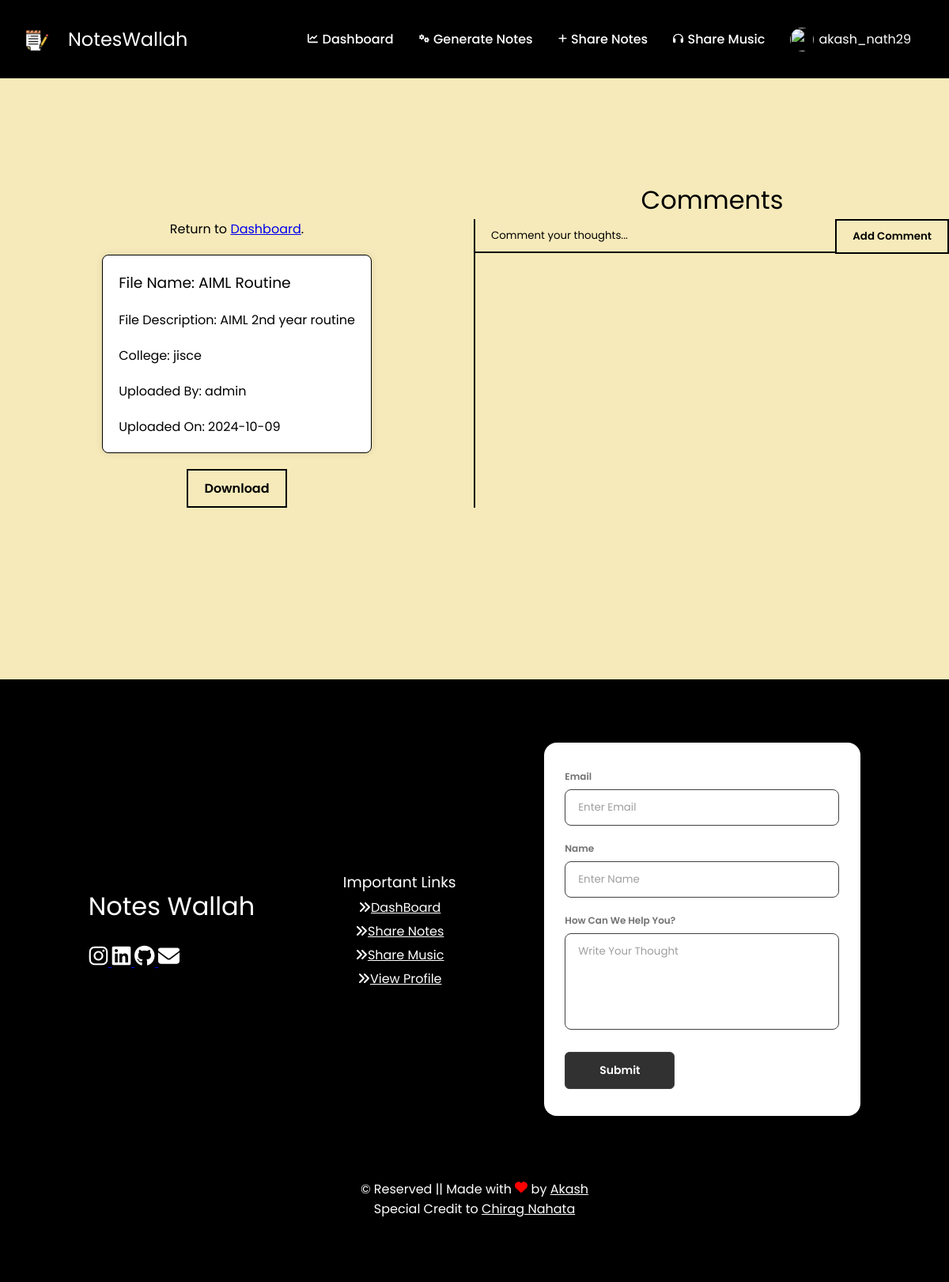
/view_post/1 (signed in), run on an earlier commit of the app's database.
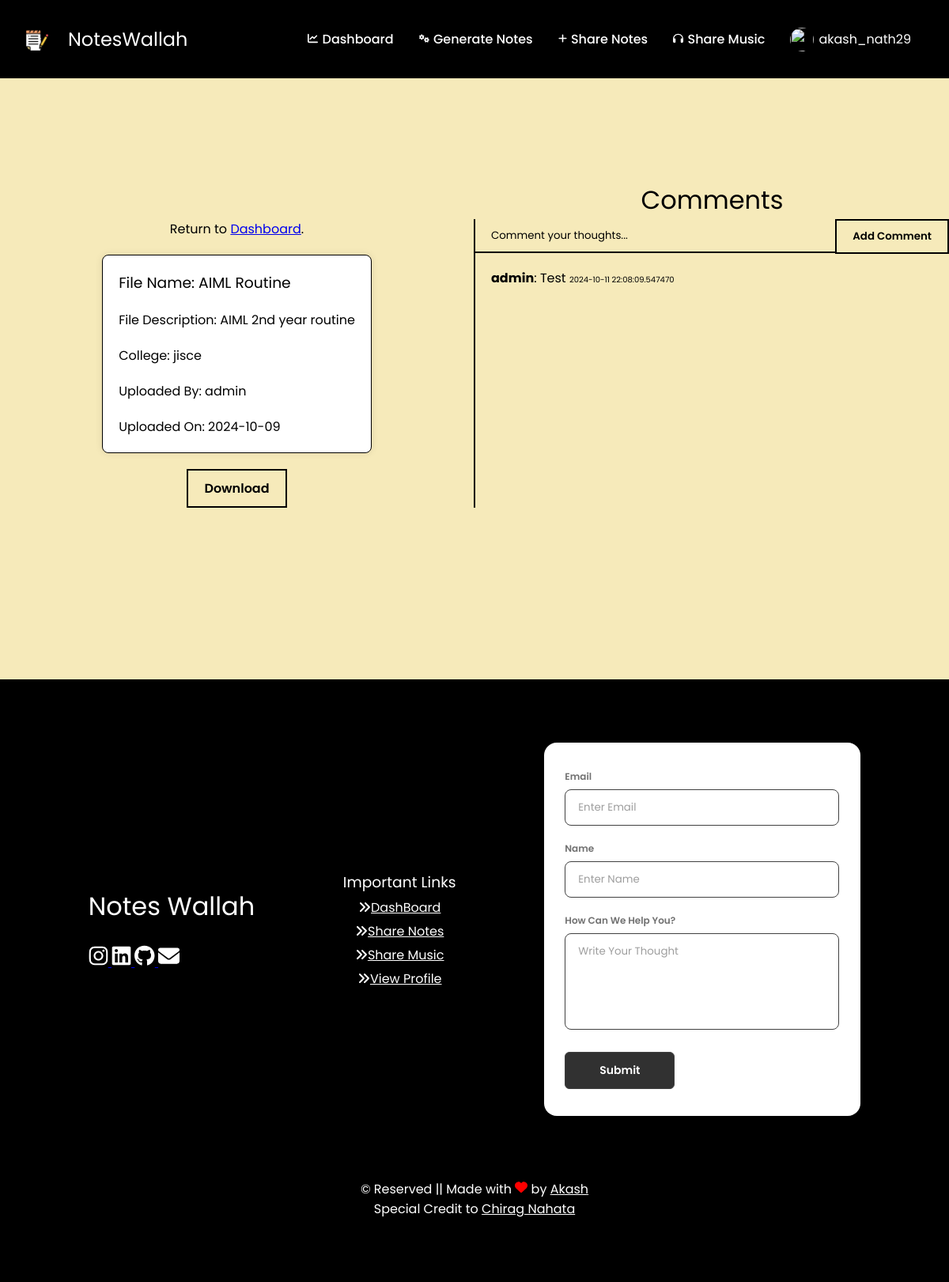
And on a later commit of the database.
### models.py (models this page shows)
class User(db.Model):
    id = db.Column(db.Integer, primary_key=True)
    uid = db.Column(db.Text, nullable=False, unique=True)
    username = db.Column(db.String(30), nullable=False, unique=True)
    email = db.Column(db.Text, nullable=False)
    password = db.Column(db.Text, nullable=False)
    posts = db.relationship('Post', backref='author', lazy=True)
    musics = db.relationship('Music', backref='author', lazy=True)
    comments = db.relationship('Comment', backref='author', lazy=True)
    role = db.Column(db.String(10), default='user')
    profile_picture = db.Column(db.String(255), default='static/img/default.png')

class Post(db.Model):
    id = db.Column(db.Integer, primary_key=True)
    file_name = db.Column(db.String(100), nullable=False)
    file_description = db.Column(db.Text, nullable=True)
    file_path = db.Column(db.String(255), nullable=False)
    college = db.Column(db.String(255), nullable=True)
    posted_at = db.Column(db.DateTime)
    user_id = db.Column(db.Integer, db.ForeignKey('user.id'), nullable=False)

class Comment(db.Model):
    id = db.Column(db.Integer, primary_key=True)
    comment = db.Column(db.Text, nullable=False)
    commented_at = db.Column(db.DateTime)
    user_id = db.Column(db.Integer, db.ForeignKey('user.id'), nullable=False)
    post_id = db.Column(db.Integer, db.ForeignKey('post.id'), nullable=False)

### urls.py (the view)
@app.route('/view_post/<int:post_id>')
def view_post(post_id):
    if 'user_uid' not in session:
        flash('You need to log in first.', 'danger')
        return redirect(url_for('login'))
    post = Post.query.get(post_id)
    file_path = post.file_path.replace("static/", "")
    current_user = User.query.filter_by(uid=session['user_uid']).first()
    comments = Comment.query.filter_by(post_id=post_id).order_by(desc(Comment.id)).all()
    if post:
        return render_template('view_post.html', post=post, file_path=file_path, curr_user=current_user, comments=comments)
    else:
        abort(404)

### templates/view_post.html (shortened to what this page needs)
{% extends 'base.html' %}
{% block body %}
<div class="body" style="display: flex; align-items: center; justify-content: space-evenly; width: 100%;">
    <div class="main" style="border-right: 2px solid black;">
        <b>
            <p>Return to <a href="{{ url_for('dashboard') }}">Dashboard</a>.</p>
        </b>
        <div class="share-notes-generate">
            <h3>File Name: {{ post.file_name }}</h3>
            <p>File Description: {{ post.file_description }}</p>
            <p>College: {{ post.college }}</p>
            <p>Uploaded By: {{ post.author.username }}</p>
            <p>Uploaded On: {{ post.posted_at.strftime('%Y-%m-%d') }}</p>
        </div>
        <a id="downloadBtn" href="{{ url_for('download_file', post_id=post.id) }}" download>Download</a>
    </div>
    <div class="main">
        <div class="comment-box">
            <h1>Comments</h1>
            <form action="{{ url_for('add_comment', post_id=post.id) }}" method="post">
                <input type="text" name="comment" id="comment" placeholder="Comment your thoughts..." autocomplete="off">
                <input type="submit" value="Add Comment"/>
            </form>
            <ul class="comment-list">
                {% for comment in comments %}
                <li><span style="font-weight: 700;">{{ comment.author.username }}</span>: {{ comment.comment }}    <i style="font-size: 10px;">{{ comment.commented_at }}</i></li>
                {% endfor %}
            </ul>
        </div>
    </div>
</div>
{% endblock %}

### templates/base.html (shortened to what this page needs)
<!DOCTYPE html>
<html lang="en">
<head>
    <link rel="stylesheet" href="{{url_for('static', filename='style.css')}}">
</head>
<body>
    <nav class="nav">
        <span class="nav-brand">
            <img src="{{url_for('static', filename='img/favicon.png')}}" alt="favicon" class="nav-logo">
            <h1 style="color: white;">NotesWallah</h1>
        </span>
        <ul class="nav-links">
            <li class="nav-link">
                <a href="/dashboard">
                    Dashboard
                </a>
            </li>
            <li class="nav-link">
                <a href="/generate">
                    Generate Notes
                </a>
            </li>
            <li class="nav-link">
                <a href="/create_post">
                    <svg xmlns="http://www.w3.org/2000/svg" height="13" width="11" viewBox="0 0 448 512">
                        <path fill="#fff"
                            d="M256 80c0-17.7-14.3-32-32-32s-32 14.3-32 32V224H48c-17.7 0-32 14.3-32 32s14.3 32 32 32H192V432c0 17.7 14.3 32 32 32s32-14.3 32-32V288H400c17.7 0 32-14.3 32-32s-14.3-32-32-32H256V80z" />
                    </svg>
                    Share Notes
                </a>
            </li>
            <li class="nav-link">
                <a href="/study_music">
                    Share Music
                </a>
            </li>
            <li class="nav-link">
                <a id="profile_link" href="/profile">
                    <span style="display: flex; align-items: center; justify-content: center; cursor: pointer;">
                        <img id="profile-pic" src="{{curr_user.profile_picture}}" alt="" width="30px" height="30px"
                            style="border-radius: 50%; margin-right: 0.5vw;">
                        {{curr_user.username}}
                    </span>
                </a>
            </li>
        </ul>
    </nav>
    <div class="container">
        {% block body %}{% endblock %}
    </div>
    <footer class="footer">
        <div class="leftColumn">
            <h1>Notes Wallah</h1>
            <br>
            <div class="links">
                <a href="https://www.instagram.com/akash_nath29">
                </a>
                <a href="https://www.linkedin.com/in/akash-nath29/">
                </a>
                <a href="https://github.com/Akash-nath29">
                </a>
                <a href="mailto:devakash2905@gmail.com">
                </a>
            </div>
        </div>
        <div class="middleColumn">
            <h3>Important Links</h3>
            <a href="/dashboard">DashBoard</a>
            <a href="/create_post">Share Notes</a>
            <a href="/study_music">Share Music</a>
            <a href="/profile">View Profile</a>
        </div>
        <div class="lastColumn">
            <div class="contactForm">
                <div class="form-container">
                    <form class="form" action="https://formsubmit.co/41930605c3d9a45c598270cd40d75c57" method="POST">
                        <div class="form-group">
                            <label for="emailInput">Email</label>
                            <input type="text" id="emailInput" name="email" required placeholder="Enter Email"
                                autocomplete="off">
                        </div>
                        <div class="form-group">
                            <label for="nameInput">Name</label>
                            <input type="text" id="nameInput" name="name" required placeholder="Enter Name"
                                autocomplete="off">
                        </div>
                        <div class="form-group">
                            <label for="textarea">How Can We Help You?</label>
                            <textarea name="textarea" id="textarea" rows="10" cols="50" required
                                placeholder="Write Your Thought" autocomplete="off"></textarea>
                        </div>
                        <button class="form-submit-btn" type="submit">Submit</button>
                    </form>
                </div>
            </div>
        </div>
    </footer>
    <div class="credit">
        <center>
            <p style="align-items: center;">© Reserved || Made with  by <a href="https://akashnath.netlify.app">Akash</a></p>
            <p style="align-items: center;">Special Credit to <a href="https://linktr.ee/chiragnahata">Chirag Nahata</a>
            </p>
        </center>
    </div>
</body>
</html>

### static/style.css (style rules this page uses)
* { margin: 0; padding: 0; font-family: "Poppins", sans-serif; font-weight: 400; font-style: normal; }
html { color-scheme: light; background-color: #f6eaba; }
nav { display: flex; justify-content: space-between; align-items: center; padding: 2rem 2rem; background-color: #000; z-index: 1; position: sticky; top: 0; }
nav .nav-logo { width: 30px; height: auto; margin-right: 2vw; }
nav .nav-brand { display: flex; align-items: center; justify-content: space-between; }
nav ul { display: flex; justify-content: center; align-items: center; list-style: none; }
nav ul li { margin: 0 1rem; align-items: center; display: flex; }
nav ul li a { text-decoration: none; color: #fff; font-size: 1rem; font-weight: 500; transition: all 0.3s ease; }
nav ul li a svg { margin-right: 0.1vw; }
.container { width: 100%; display: flex; align-items: center; min-height: 90vh; max-height: auto; }
.footer { display: flex; align-items: center; justify-content: space-evenly; padding: 5vh 0; width: 100%; overflow-x: none; background-color: #000; color: white; margin: 5vh 0 0 0; }
.middleColumn { display: flex; flex-direction: column; align-items: center; justify-content: center; gap: 5px; }
.middleColumn a { color: white; display: flex; align-items: center; justify-content: flex-start; }
.form-container { margin: 5vh 0; width: 400px; background: white; border: 2px solid transparent; padding: 32px 24px; font-size: 14px; color: white; display: flex; flex-direction: column; gap: 20px; box-sizing: border-box; border-radius: 16px; }
.form-container .form { display: flex; flex-direction: column; gap: 20px; }
.form-container .form-group { display: flex; flex-direction: column; gap: 2px; }
.form-container .form-group label { display: block; margin-bottom: 5px; color: #717171; font-weight: 600; font-size: 12px; }
.form-container .form-group input { width: 90%; padding: 12px 16px; border-radius: 8px; color: #000000; background-color: transparent; border: 1px solid #414141; }
.form-container .form-group textarea { width: 90%; padding: 12px 16px; border-radius: 8px; resize: none; color: #000000; height: 96px; border: 1px solid #414141; background-color: transparent; font-family: inherit; }
.form-container .form-group input::placeholder { opacity: 0.7; }
.form-container .form-group textarea::placeholder { opacity: 0.7; }
.form-container .form-submit-btn { display: flex; align-items: flex-start; justify-content: center; align-self: flex-start; font-family: inherit; color: #fff; font-weight: 600; width: 40%; background: #313131; border: 1px solid #414141; padding: 12px 16px; font-size: inherit; gap: 8px; margin-top: 8px; cursor: pointer; border-radius: 6px; transition: 0.4s; }
.credit { background-color: black; width: 100%; color: #fff; padding-bottom: 10vh; }
.credit a { color: #fff; }
.main { width: 100%; display: flex; flex-direction: column; align-items: center; justify-content: center; }
.share-notes-generate { max-width: 300px; margin: 20px; padding: 20px; background-color: white; border-radius: 8px; border: 1px solid black; box-shadow: 0 0 10px rgba(0, 0, 0, 0.1); }
.share-notes-generate p { margin-top: 20px; }
#downloadBtn { padding: 10px 20px; border: none; font-weight: 600; cursor: pointer; transition: 0.4s; background-color: transparent; color: #000; text-decoration: none; border: 2px solid black; }
.comment-box { height: 460px; width: 100%; align-items: center; display: flex; flex-direction: column; }
.comment-box form { width: 100%; display: flex; align-items: center; justify-content: space-evenly; }
.comment-box input[type=text] { width: 70%; padding: 10px 20px; outline: none; border: none; border-bottom: 2px solid black; background: transparent; }
.comment-box input[type=text]::placeholder { color: #000; }
.comment-box input[type=submit] { padding: 10px 20px; border: none; font-weight: 600; cursor: pointer; transition: 0.4s; background-color: transparent; color: #000; border: 2px solid black; text-decoration: none; }
.comment-box ul { width: 100%; display: flex; flex-direction: column; align-items: flex-start; justify-content: center; margin-top: 2vh; }
.comment-box ul li { margin: 2px 20px; list-style: none; }

What changed in the data, as far as the page shows it:
added Comment: author.username "admin", comment "Test", commented_at "2024-10-11 22:08:09.547470"
